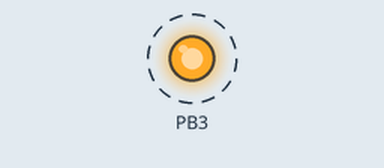
Recording of a program running on a simulated ATtiny13, built with avr-gcc and emulated at 1 MHz. Parts: output pins drawn as LEDs (lit = HIGH). Dashed ring = blinking.

Above: at 0.5 s.
Timing chart, 0 to 4.6 s (numbered marks = the images above):
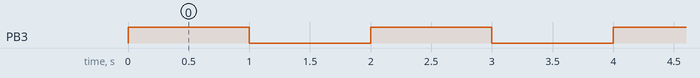

Measured:
- by itself, PB3: alternates HIGH for 1.0 s and LOW for 1.0 s

The program:

main.c
```c
/*********************************************************************************
 * File Name     : main.c
 * Created By    : Svetlana Linuxenko
 * Creation Date : [2019-09-10 18:09]
 * Last Modified : [2019-09-10 18:34]
 * Description   :
 **********************************************************************************/

#include <avr/io.h>
#include <util/delay.h>

int main(void) {
  DDRB |= (1 << PB3);

  while (1) {
    PORTB |= (1 << PB3);

    _delay_ms(1000);

    PORTB &= ~(1 << PB3);
    _delay_ms(1000);
  }
}
```
